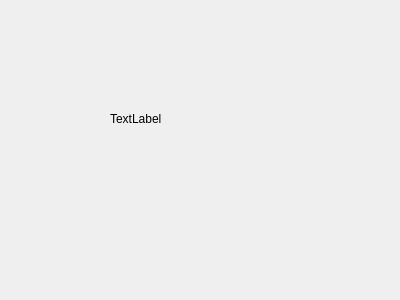
<?xml version="1.0" encoding="UTF-8"?>
<ui version="4.0">
 <class>Form</class>
 <widget class="QWidget" name="Form">
  <property name="geometry">
   <rect>
    <x>0</x>
    <y>0</y>
    <width>400</width>
    <height>300</height>
   </rect>
  </property>
  <property name="windowTitle">
   <string>Form</string>
  </property>
  <widget class="QLabel" name="label">
   <property name="geometry">
    <rect>
     <x>110</x>
     <y>110</y>
     <width>67</width>
     <height>17</height>
    </rect>
   </property>
   <property name="text">
    <string>TextLabel</string>
   </property>
  </widget>
 </widget>
 <resources/>
 <connections/>
</ui>
